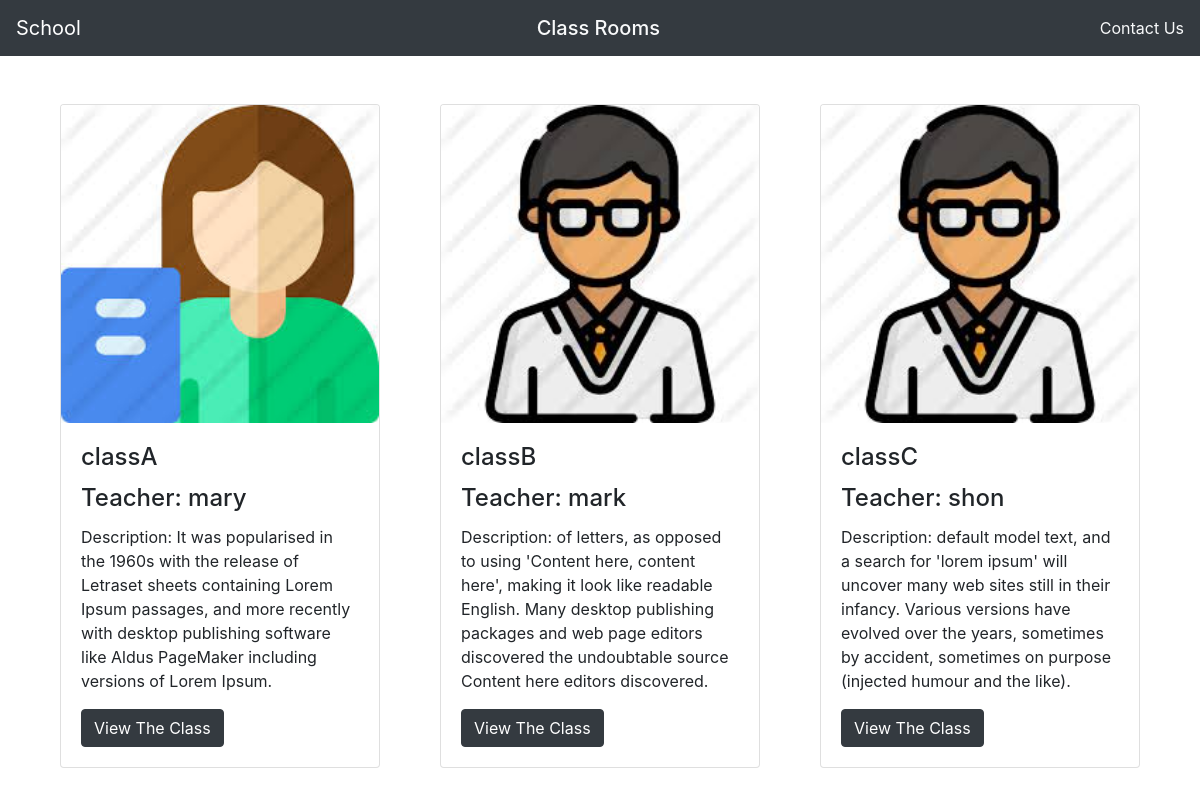
Page /home/class_rooms/ on the committed database.
### system/models.py (models this page shows, shortened)
class Classroom(models.Model):
    name = models.CharField(max_length=30)
    description = models.TextField(default="No Description", max_length=300)

class Teacher(models.Model):
    name = models.CharField(max_length=30)
    age = models.IntegerField(default=32)
    experience = models.IntegerField(default=2)
    description = models.TextField(default="No Description", max_length=300)
    image = models.ImageField(null=True, blank=True, upload_to=teacher_image)
    teacher_class = models.OneToOneField(Classroom, on_delete=models.CASCADE, primary_key=True)

### system/views.py (the view)
# urls.py: path('home/class_rooms/', views.class_rooms, name='class_rooms'),
def class_rooms(request):
    classes_list = Classroom.objects.all()
    teacher = Teacher
    return render(request, 'system/class_rooms.html', {'classes_list':classes_list, 'teacher': teacher})

### templates/system/class_rooms.html (shortened to what this page needs)
{% extends 'system/base.html' %}
{% block title %}Class Rooms{% endblock %}
{% block content %}
{% load static %}
<div class="container mt-5">
<div class="card-deck row">
{% for class in classes_list %}
  <div class="col-xs-12 col-sm-6 col-md-4">
  <div class="card">
    <div class="view overlay">
      <img class="card-img-top" src="/media/{{ class.teacher.image }}" alt="Card image cap">
    </div>
    <div class="card-body">
      <h4 class="card-title">{{ class.name }}</h4>
      <h4 class="card-title">Teacher: {{ class.teacher.name }}</h4>
      <p class="card-text">Description: {{ class.description }}</p>
      <a class="btn btn-dark btn-md" href="class_detail/{{ class.id }}/">View The Class</a>
    </div>
  </div>
  </div>
{% endfor %}
</div>
</div>
{% endblock %}

### templates/system/base.html (shortened to what this page needs)
<!DOCTYPE html>
<html>
<head>
    <link rel="stylesheet" href="https://stackpath.bootstrapcdn.com/bootstrap/4.5.2/css/bootstrap.min.css">
</head>
<body>
    <header class="navbar bg-dark navbar-dark">
        <a class="navbar-brand" href="/home/">School</a>
        <h5 class="mt-2 text-center text-light">{% block title %}{% endblock %}</h5>
        <a class="float-right text-light" href="#">Contact Us</a>
    </header>
    <div>{% block content %}{% endblock %}</div>
</body>
</html>

### rows in the picture
Classroom: teacher.image (picture), name "classA", teacher.name "mary", description "It was popularised in the 1960s with the release of Letraset sheets containing Lorem Ipsum passages, and more recently with desktop publishing software like Aldus PageMaker including versions of Lorem Ipsum."
Classroom: teacher.image (picture), name "classB", teacher.name "mark", description "of letters, as opposed to using 'Content here, content here', making it look like readable English. Many desktop publishing packages and web page editors discovered the undoubtable source Content here editors discovered."
Classroom: teacher.image (picture), name "classC", teacher.name "shon", description "default model text, and a search for 'lorem ipsum' will uncover many web sites still in their infancy. Various versions have evolved over the years, sometimes by accident, sometimes on purpose (injected humour and the like)."
